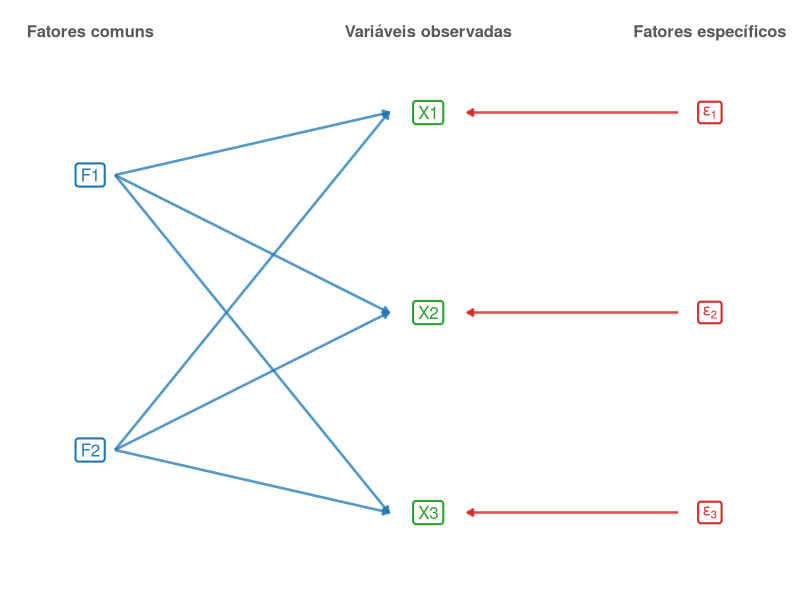
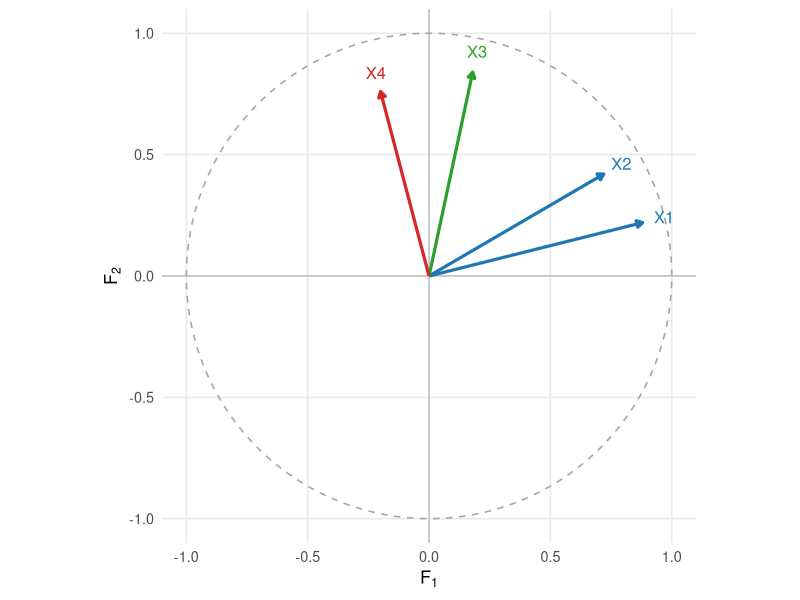
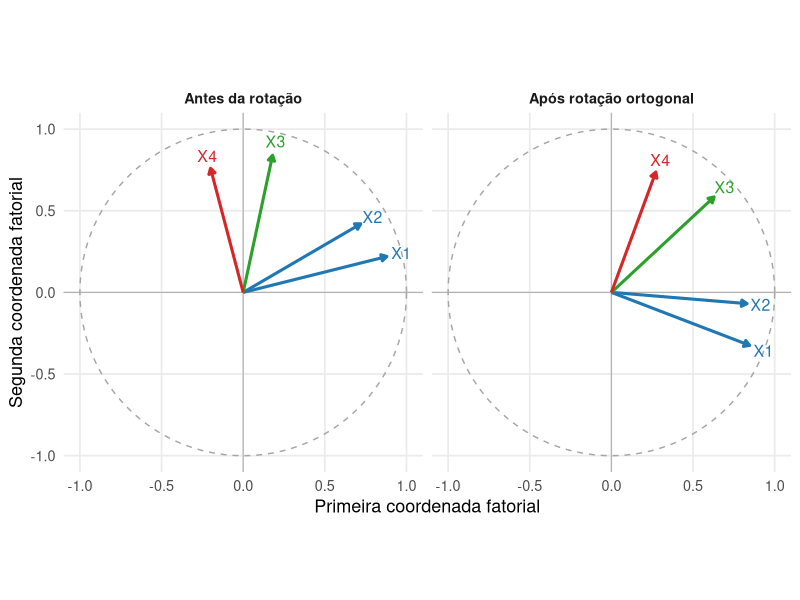
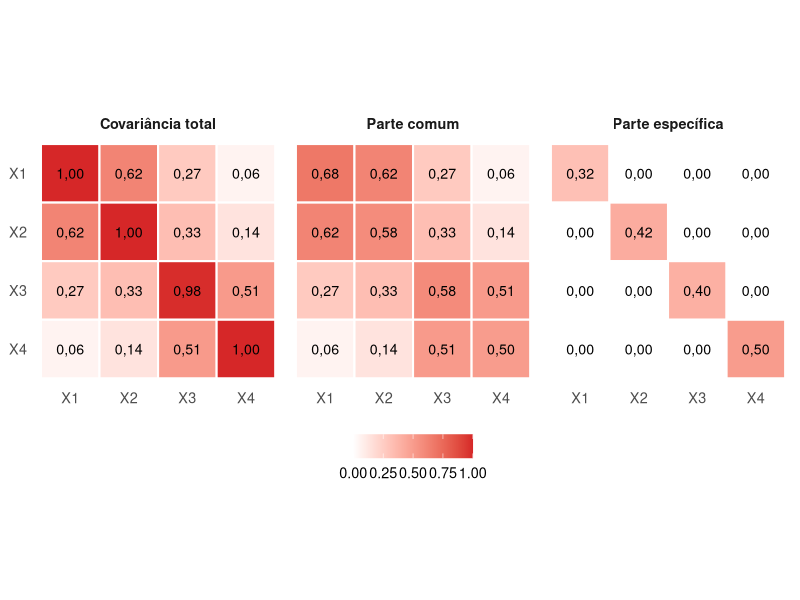

Source code (R) for these figures, in order:
## ---- chunk 1
#| label: fig-modelo-fatores-comuns
#| echo: false
#| warning: false
#| message: false
#| fig-cap: "Estrutura do modelo de fatores comuns: as variáveis observadas recebem contribuições dos fatores comuns e dos fatores específicos."
#| fig-width: 8
#| fig-height: 5.8
#| fig-align: center

library(ggplot2)

fatores <- data.frame(
  nome = c(
    "F1",
    "F2"
  ),
  x = c(
    0,
    0
  ),
  y = c(
    3.6,
    1.4
  )
)

variaveis <- data.frame(
  nome = c(
    "X1",
    "X2",
    "X3"
  ),
  x = c(
    3,
    3,
    3
  ),
  y = c(
    4.1,
    2.5,
    0.9
  )
)

especificos <- data.frame(
  nome = c(
    "epsilon[1]",
    "epsilon[2]",
    "epsilon[3]"
  ),
  x = c(
    5.5,
    5.5,
    5.5
  ),
  y = c(
    4.1,
    2.5,
    0.9
  )
)

ligacoes_fatores <- expand.grid(
  fator = fatores$nome,
  variavel = variaveis$nome,
  stringsAsFactors = FALSE
)

ligacoes_fatores <- merge(
  ligacoes_fatores,
  fatores,
  by.x = "fator",
  by.y = "nome"
)

names(
  ligacoes_fatores
)[
  names(
    ligacoes_fatores
  ) == "x"
] <- "x0"

names(
  ligacoes_fatores
)[
  names(
    ligacoes_fatores
  ) == "y"
] <- "y0"

ligacoes_fatores <- merge(
  ligacoes_fatores,
  variaveis,
  by.x = "variavel",
  by.y = "nome"
)

ligacoes_especificas <- data.frame(
  x0 = especificos$x,
  y0 = especificos$y,
  x = variaveis$x,
  y = variaveis$y
)

ggplot() +
  geom_segment(
    data = ligacoes_fatores,
    aes(
      x = x0 + 0.22,
      y = y0,
      xend = x - 0.35,
      yend = y
    ),
    linewidth = 0.9,
    color = "#1f77b4",
    alpha = 0.75,
    arrow = grid::arrow(
      length = grid::unit(
        0.16,
        "cm"
      ),
      type = "closed"
    )
  ) +
  geom_segment(
    data = ligacoes_especificas,
    aes(
      x = x0 - 0.28,
      y = y0,
      xend = x + 0.35,
      yend = y
    ),
    linewidth = 0.9,
    color = "#d62728",
    alpha = 0.8,
    arrow = grid::arrow(
      length = grid::unit(
        0.16,
        "cm"
      ),
      type = "closed"
    )
  ) +
  geom_label(
    data = fatores,
    aes(
      x = x,
      y = y,
      label = nome
    ),
    size = 4.3,
    label.size = 0.7,
    color = "#1f77b4",
    fill = "white"
  ) +
  geom_label(
    data = variaveis,
    aes(
      x = x,
      y = y,
      label = nome
    ),
    size = 4.3,
    label.size = 0.7,
    color = "#2ca02c",
    fill = "white"
  ) +
  geom_label(
    data = especificos,
    aes(
      x = x,
      y = y,
      label = nome
    ),
    size = 4,
    label.size = 0.7,
    color = "#d62728",
    fill = "white",
    parse = TRUE
  ) +
  annotate(
    "text",
    x = 0,
    y = 4.75,
    label = "Fatores comuns",
    size = 4.2,
    fontface = "bold",
    color = "gray35"
  ) +
  annotate(
    "text",
    x = 3,
    y = 4.75,
    label = "Variáveis observadas",
    size = 4.2,
    fontface = "bold",
    color = "gray35"
  ) +
  annotate(
    "text",
    x = 5.5,
    y = 4.75,
    label = "Fatores específicos",
    size = 4.2,
    fontface = "bold",
    color = "gray35"
  ) +
  coord_cartesian(
    xlim = c(
      -0.8,
      6.3
    ),
    ylim = c(
      0.2,
      5.0
    ),
    expand = FALSE
  ) +
  labs(
    x = NULL,
    y = NULL
  ) +
  theme_void(
    base_size = 13
  )
## ---- chunk 2
#| label: fig-geometria-cargas-fatoriais
#| echo: false
#| warning: false
#| message: false
#| fig-cap: "Geometria das cargas em um modelo com dois fatores. O comprimento de cada vetor determina a comunalidade e o produto interno entre vetores determina a covariância comum entre as variáveis."
#| fig-width: 7
#| fig-height: 6.5
#| fig-align: center

library(ggplot2)

cargas <- data.frame(
  variavel = c(
    "X1",
    "X2",
    "X3",
    "X4"
  ),
  F1 = c(
    0.88,
    0.72,
    0.18,
    -0.20
  ),
  F2 = c(
    0.22,
    0.42,
    0.84,
    0.76
  )
)

cores <- c(
  "X1" = "#1f77b4",
  "X2" = "#1f77b4",
  "X3" = "#2ca02c",
  "X4" = "#d62728"
)

circulo <- data.frame(
  angulo = seq(
    0,
    2 * pi,
    length.out = 400
  )
)

circulo$x <- cos(
  circulo$angulo
)

circulo$y <- sin(
  circulo$angulo
)

ggplot() +
  geom_hline(
    yintercept = 0,
    linewidth = 0.4,
    color = "gray70"
  ) +
  geom_vline(
    xintercept = 0,
    linewidth = 0.4,
    color = "gray70"
  ) +
  geom_path(
    data = circulo,
    aes(
      x = x,
      y = y
    ),
    linewidth = 0.55,
    linetype = "dashed",
    color = "gray65"
  ) +
  geom_segment(
    data = cargas,
    aes(
      x = 0,
      y = 0,
      xend = F1,
      yend = F2,
      color = variavel
    ),
    linewidth = 1.1,
    arrow = grid::arrow(
      length = grid::unit(
        0.17,
        "cm"
      ),
      type = "closed"
    )
  ) +
  geom_text(
    data = cargas,
    aes(
      x = 1.10 * F1,
      y = 1.10 * F2,
      label = variavel,
      color = variavel
    ),
    size = 4.2,
    show.legend = FALSE
  ) +
  scale_color_manual(
    values = cores,
    name = NULL
  ) +
  coord_equal(
    xlim = c(
      -1.1,
      1.1
    ),
    ylim = c(
      -1.1,
      1.1
    ),
    expand = FALSE
  ) +
  labs(
    x = expression(F[1]),
    y = expression(F[2])
  ) +
  theme_minimal(
    base_size = 13
  ) +
  theme(
    panel.grid.minor = element_blank(),
    legend.position = "none"
  )
## ---- chunk 3
#| label: fig-rotacao-cargas-fatoriais
#| echo: false
#| warning: false
#| message: false
#| fig-cap: "Uma rotação ortogonal modifica as coordenadas das cargas, mas preserva comprimentos, produtos internos, comunalidades e a matriz de covariâncias comuns."
#| fig-width: 9
#| fig-height: 4.8
#| fig-align: center

library(ggplot2)

Phi_cargas <- matrix(
  c(
    0.88, 0.22,
    0.72, 0.42,
    0.18, 0.84,
   -0.20, 0.76
  ),
  nrow = 4,
  byrow = TRUE
)

theta <- 35 * pi / 180

T_rot <- matrix(
  c(
     cos(theta), -sin(theta),
     sin(theta),  cos(theta)
  ),
  nrow = 2,
  byrow = TRUE
)

Phi_rot <- Phi_cargas %*% T_rot

dados_original <- data.frame(
  variavel = c(
    "X1",
    "X2",
    "X3",
    "X4"
  ),
  F1 = Phi_cargas[, 1],
  F2 = Phi_cargas[, 2],
  painel = "Antes da rotação"
)

dados_rotacao <- data.frame(
  variavel = c(
    "X1",
    "X2",
    "X3",
    "X4"
  ),
  F1 = Phi_rot[, 1],
  F2 = Phi_rot[, 2],
  painel = "Após rotação ortogonal"
)

dados <- rbind(
  dados_original,
  dados_rotacao
)

dados$painel <- factor(
  dados$painel,
  levels = c(
    "Antes da rotação",
    "Após rotação ortogonal"
  )
)

circulo <- data.frame(
  angulo = seq(
    0,
    2 * pi,
    length.out = 400
  )
)

circulo$x <- cos(
  circulo$angulo
)

circulo$y <- sin(
  circulo$angulo
)

cores <- c(
  "X1" = "#1f77b4",
  "X2" = "#1f77b4",
  "X3" = "#2ca02c",
  "X4" = "#d62728"
)

ggplot() +
  geom_hline(
    yintercept = 0,
    linewidth = 0.4,
    color = "gray70"
  ) +
  geom_vline(
    xintercept = 0,
    linewidth = 0.4,
    color = "gray70"
  ) +
  geom_path(
    data = circulo,
    aes(
      x = x,
      y = y
    ),
    linewidth = 0.5,
    linetype = "dashed",
    color = "gray65"
  ) +
  geom_segment(
    data = dados,
    aes(
      x = 0,
      y = 0,
      xend = F1,
      yend = F2,
      color = variavel
    ),
    linewidth = 1.05,
    arrow = grid::arrow(
      length = grid::unit(
        0.16,
        "cm"
      ),
      type = "closed"
    )
  ) +
  geom_text(
    data = dados,
    aes(
      x = 1.10 * F1,
      y = 1.10 * F2,
      label = variavel,
      color = variavel
    ),
    size = 4,
    show.legend = FALSE
  ) +
  facet_wrap(
    vars(painel)
  ) +
  scale_color_manual(
    values = cores,
    name = NULL
  ) +
  coord_equal(
    xlim = c(
      -1.1,
      1.1
    ),
    ylim = c(
      -1.1,
      1.1
    ),
    expand = FALSE
  ) +
  labs(
    x = "Primeira coordenada fatorial",
    y = "Segunda coordenada fatorial"
  ) +
  theme_minimal(
    base_size = 13
  ) +
  theme(
    panel.grid.minor = element_blank(),
    legend.position = "none",
    strip.text = element_text(
      face = "bold"
    )
  )
## ---- chunk 4
#| label: fig-decomposicao-covariancia-fatorial
#| echo: false
#| warning: false
#| message: false
#| fig-cap: "Decomposição de uma matriz de covariâncias em estrutura comum, produzida pelas cargas fatoriais, e estrutura específica diagonal."
#| fig-width: 10
#| fig-height: 4.3
#| fig-align: center

library(ggplot2)

Phi_cargas <- matrix(
  c(
    0.80,  0.20,
    0.70,  0.30,
    0.15,  0.75,
   -0.10,  0.70
  ),
  nrow = 4,
  byrow = TRUE
)

Psi <- diag(
  c(
    0.32,
    0.42,
    0.40,
    0.50
  )
)

Sigma_comum <- Phi_cargas %*%
  t(Phi_cargas)

Sigma_total <- Sigma_comum +
  Psi

matriz_para_dados <- function(
  M,
  painel
) {

  dados <- as.data.frame(
    as.table(M)
  )

  names(dados) <- c(
    "linha",
    "coluna",
    "valor"
  )

  dados$linha <- factor(
    dados$linha,
    levels = rev(
      rownames(M)
    )
  )

  dados$coluna <- factor(
    dados$coluna,
    levels = colnames(M)
  )

  dados$painel <- painel

  dados
}

rownames(Sigma_total) <- paste0(
  "X",
  1:4
)

colnames(Sigma_total) <- paste0(
  "X",
  1:4
)

rownames(Sigma_comum) <- paste0(
  "X",
  1:4
)

colnames(Sigma_comum) <- paste0(
  "X",
  1:4
)

rownames(Psi) <- paste0(
  "X",
  1:4
)

colnames(Psi) <- paste0(
  "X",
  1:4
)

dados_figura <- rbind(
  matriz_para_dados(
    Sigma_total,
    "Covariância total"
  ),
  matriz_para_dados(
    Sigma_comum,
    "Parte comum"
  ),
  matriz_para_dados(
    Psi,
    "Parte específica"
  )
)

dados_figura$painel <- factor(
  dados_figura$painel,
  levels = c(
    "Covariância total",
    "Parte comum",
    "Parte específica"
  )
)

ggplot(
  dados_figura,
  aes(
    x = coluna,
    y = linha,
    fill = valor
  )
) +
  geom_tile(
    color = "white",
    linewidth = 0.7
  ) +
  geom_text(
    aes(
            label = sub(
        ".",
        ",",
        sprintf(
          "%.2f",
          valor
        ),
        fixed = TRUE
      )
    ),
    size = 3.6
  ) +
  facet_wrap(
    vars(painel),
    nrow = 1
  ) +
  scale_fill_gradient2(
    low = "#1f77b4",
    mid = "white",
    high = "#d62728",
    midpoint = 0,
    name = NULL
  ) +
  coord_equal() +
  labs(
    x = NULL,
    y = NULL
  ) +
  theme_minimal(
    base_size = 13
  ) +
  theme(
    panel.grid = element_blank(),
    strip.text = element_text(
      face = "bold"
    ),
    legend.position = "bottom"
  )
